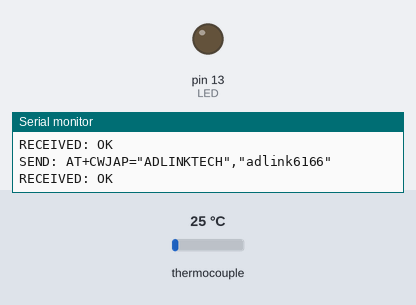
This program was run on a simulated Arduino Mega 2560, built with avr-gcc and run on an emulated ATmega2560. On the bench: output pins drawn as LEDs (lit = HIGH), the last lines printed to the serial monitor. Wiring (inferred from the names in the program): MAX6675 thermocouple converter: CS pin 2; MISO pin 6; SCK pin 4. The inputs (shaded band) are chosen by the test bench; at power-on: thermocouple 25 °C. The modem accepts every AT command (registered, SIM ready, sends succeed) and sends nothing else; pins used as bus, display or sensor lines are not drawn.

Above: at 2.3 s.
At 7.3 s:
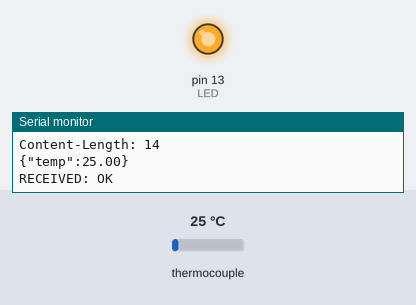
Timing chart, 0 to 9.6 s (numbered marks = the images above):
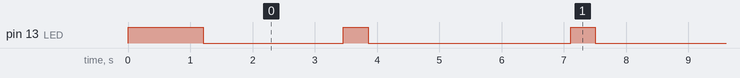

Measured:
- by itself, pin 13 (LED): repeats every 3.6 s: HIGH 0.40 s, LOW 3.2 s

The program:

main.cpp
```cpp
#include "Arduino.h"
#include <SoftwareSerial.h>
#define _baudrate   115200
//*-- IoT Information
#define SSID "ADLINKTECH"
#define PASS "adlink6166"
#define IP "172.16.4.24" // ThingSpeak IP Address: 184.106.153.149
#define _SCK 4
#define _CS 2
#define _SO 6
#define LED 13

// 使用 GET 傳送資料的格式
// GET /update?key=[THINGSPEAK_KEY]&field1=[data 1]&filed2=[data 2]...;
String POST = "POST /temp HTTP/1.1\r\nHOST: 172.16.4.24\r\nContent-Type: application/json\r\nContent-Length: ";

static volatile uint8_t is_tc_open;
void sendDebug(String cmd);
void Loding();
void SentOnCloud(String T);
float max6675_getCelsius();
void software_Reset();

void setup()
{
    pinMode(LED, OUTPUT);
    Serial.begin( _baudrate );
    Serial1.begin( _baudrate );

    sendDebug("AT");
    Loding();

    sendDebug("AT+CWMODE=1");
    Loding();

    String cmd="AT+CWJAP=\"";
    cmd+=SSID;
    cmd+="\",\"";
    cmd+=PASS;
    cmd+="\"";
    sendDebug(cmd);
    Loding();

    pinMode( _SCK, OUTPUT );
    pinMode( _SO, INPUT );
    pinMode( _CS, OUTPUT );
    digitalWrite( _CS, HIGH );
}
void loop()
{
  if( is_tc_open )
  {
    static uint8_t tc_check;
    Serial.println( "TC is Open !");

    // 每 5 秒鐘重新確認 TC 是否已重新連接上
    if( tc_check ++ > 3 )
    {
      max6675_getCelsius();
      tc_check = 0;
    }
  }
  else
  {
    float C = max6675_getCelsius();
//    float F = max6675_getFahrenheit();
    delay(1000);   // 60 second
    SentOnCloud( String(C) );
    Serial.print( C );
    Serial.println(" C");
  }

  delay(1000);
}

void SentOnCloud( String T )
{
    // 設定 ESP8266 作為 Client 端
    String cmd = "AT+CIPSTART=\"TCP\",\"";
    cmd += IP;
    cmd += "\",8008";
    sendDebug(cmd);
    if( Serial1.find( "Error" ) )
    {
        Serial.print( "RECEIVED: Error\nExit1" );
        return;
    }

    String jsonCmd = "{\"temp\":" + T + "}";
    cmd = POST + jsonCmd.length() + "\r\n" + "\r\n" + jsonCmd + "\r\n";
    Serial1.print( "AT+CIPSEND=" );
    Serial1.println( cmd.length() );
    if(Serial1.find( ">" ) )
    {
        Serial.print(">");
        Serial.print(cmd);
        Serial1.println(cmd);
    }
    else
    {
        //debug.println( "AT+CIPCLOSE" );
    }
    byte count = 0;
    while(1)
    {
      if( Serial1.find("OK") )
      {
          Serial.println( "RECEIVED: OK" );
          digitalWrite(LED, HIGH);
          delay(400);
          digitalWrite(LED, LOW);
          count = 0;
          break;
      }
      if(count >= 3)
      {
        Serial.println("Auto Reboot");
        software_Reset();
      }
      delay(300);
      Serial.println("Waiting for rececived ");
      count++;
    }


}

void Loding(){
    for (int timeout=0 ; timeout<5 ; timeout++)
    {
      if(Serial1.find("OK"))
      {
          Serial.println("RECEIVED: OK");
          digitalWrite(LED, HIGH);
          delay(400);
          digitalWrite(LED, LOW);
          break;
      }
        Serial.println("Wifi Loading...");
        delay(400);
    }
}

void sendDebug(String cmd)
{
    Serial.print("SEND: ");
    Serial.println(cmd);
    Serial1.println(cmd);
}

float max6675_getCelsius()
{
  uint16_t t_c = 0;

   //初始化溫度轉換
  digitalWrite( _CS, LOW );
  delay(2);
  digitalWrite( _CS, HIGH );
  delay(220);

  // 開始溫度轉換
  digitalWrite( _CS, LOW );

  // 15th-bit, dummy bit
  digitalWrite( _SCK, HIGH );
  delay(1);
  digitalWrite( _SCK, LOW );

     // 14th - 4th bits, temperature valuw
  for( int i = 11; i >= 0; i-- )
  {
      digitalWrite( _SCK, HIGH );
      t_c += digitalRead( _SO ) << i;
      digitalWrite( _SCK, LOW );
  }

  // 3th bit, 此位元可以用來判斷 TC 是否損壞或是開路
  // Bit D2 is normally low and goes high when the therometer input is open.
  digitalWrite( _SCK , HIGH );
  is_tc_open = digitalRead( _SO );
  digitalWrite( _SCK, LOW );

  // 2nd - 1st bits,
  // D1 is low to provide a device ID for the MAX6675 and bit D0 is three-state.
  for( int i = 1; i >= 0; i-- )
  {
      digitalWrite( _SCK, HIGH );
      delay(1);
      digitalWrite( _SCK, LOW );
  }

  // 關閉 MAX6675
  digitalWrite( _CS, HIGH );

  return (float)(t_c * 0.25);
}

void software_Reset()
{
  asm volatile ("  jmp 0");
}
```
